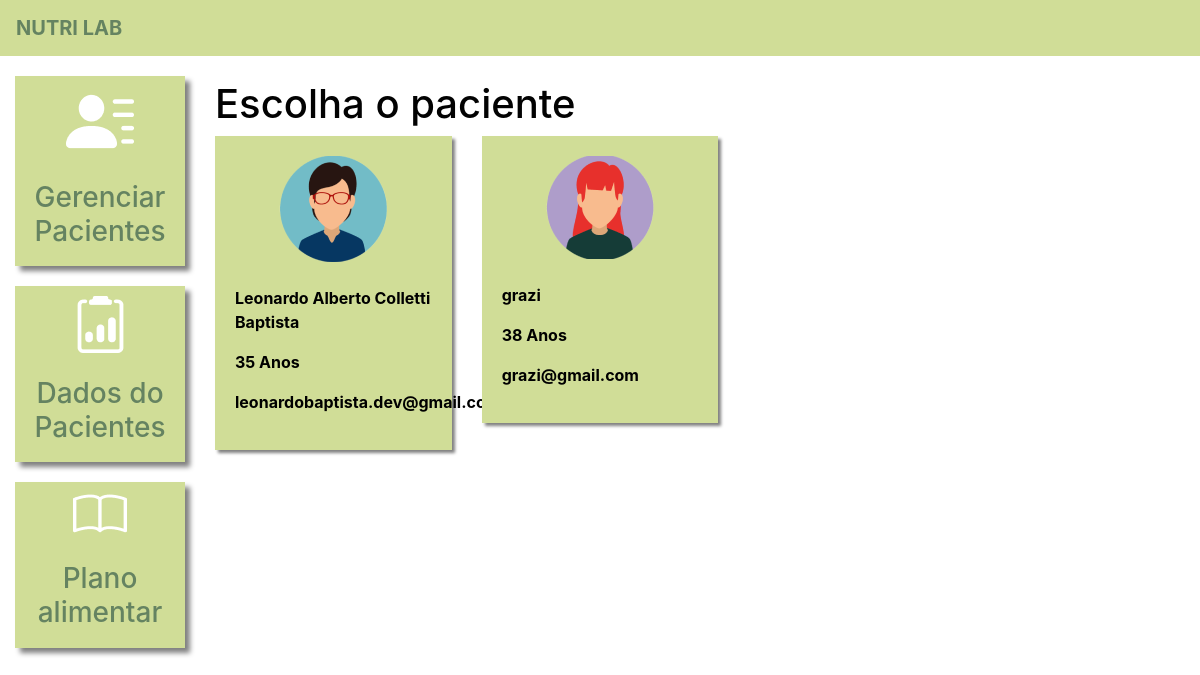
Page /dados_paciente/ (signed in) on the committed database.
### plataforma/models.py (models this page shows, shortened)
class Pacientes(models.Model):
    choices_sexo = (('F', 'Feminino'),
                    ('M', 'Maculino'))
    nome = models.CharField(max_length=50)
    sexo = models.CharField(max_length=1, choices=choices_sexo)
    idade = models.IntegerField()
    email = models.EmailField()
    telefone = models.CharField(max_length=19)
    nutri = models.ForeignKey(User, on_delete=models.CASCADE)

### plataforma/views.py (the view)
# urls.py: path('dados_paciente/', views.dados_paciente_listar, name="dados_paciente_listar"),
@login_required(login_url='/auth/logar/')
def dados_paciente_listar(request):
    if request.method == "GET":
        pacientes = Pacientes.objects.filter(nutri=request.user)
        return render(request, 'dados_paciente_listar.html', {'pacientes': pacientes})

### plataforma/templates/dados_paciente_listar.html (shortened to what this page needs)
{% extends 'base_plataforma.html' %}
{% load static %}
{% block 'plataforma' %}
    <br>
    <h1 class="titulo color: black">Escolha o paciente</h1>
    <div  class="row">
        {% for paciente in pacientes%}
            <div class="col-md-4">
                <a href="{% url 'dados_paciente' paciente.id %}" class="link-hover">
                    <div class="card-paciente">
                        <div class="foto-perfil">
                            {% if paciente.sexo == "M"%}
                                <img src="{% static 'plataforma/img/perfil2.png' %}">
                            {% else %}
                                <img src="{% static 'plataforma/img/perfil1.png' %}">
                            {% endif %}
                        </div>
                        <br>
                        <p class="dados">{{paciente.nome}}</p>
                        <p class="dados">{{paciente.idade}} Anos</p>
                        <p class="dados">{{paciente.email}}</p>
                    </div>
                </a>
            </div>
        {% endfor %}
    </div>
{% endblock%}

### templates/static/plataforma/css/css.css (style rules this page uses)
.titulo { color: #020202; }
.card-paciente { background-color: #d0dd97; width: 100%; box-shadow: 3px 3px 3px gray; padding: 20px; color: black; }
.foto-perfil { text-align: center; }
.dados { font-weight: bold; }

### rows in the picture
Pacientes: nome "Leonardo Alberto Colletti Baptista", idade "35", email "leonardobaptista.dev@gmail.com"
Pacientes: nome "grazi", idade "38", email "grazi@gmail.com"
